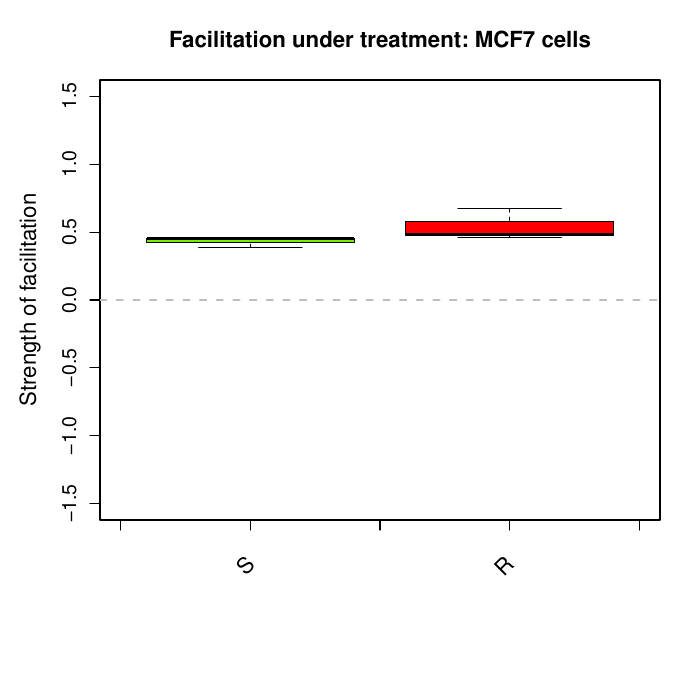

This figure's R source:
# Need to merge on the null
# Ran mcf7figs.R to create facilS and facilR. And mcf7facilitation
# tmp <- subset(mcf7facilitation,ilvl1==4)
# tnms <- names(facilS)[1:10]
# facilS <- merge(facilS,tmp[,c("day","nullS")],by="day")
# facilS$logSrat <- log(facilS$cells/facilS$nullS)
# names(facilS) <- c(tnms,"null","lograt")
# facilR <- merge(facilR,tmp[,c("day","nullR")],by="day")
# facilR$logRrat <- log(facilR$cells/facilR$nullR)
# names(facilR) <- c(tnms,"null","lograt")
# facilmcf7 <- rbind(facilS,facilR)
# facilmcf7$type <- factor(facilmcf7$type,levels=c("S","R"))
# names(facilmcf7)[1:2] <- names(facilmcf7)[2:1]

pdf("boxmcf7.pdf")
vyrange <- c(-1.5,1.5)
faxissize <- 1.2
flabsize <- 1.3
fnamesize <- 1.7
fmainsize <- 1.3
yfudge <- 0.3
par(mar=c(9,5,4,2))
dy <- 18
    boxplot(lograt ~ as.factor(type),subset(facilmcf7,day==dy),
        col=mcf7cols,
        ylim=vyrange,
        ylab="Strength of facilitation",
        xaxt="n",xlab="",
        cex.lab=flabsize,cex.axis=faxissize,cex.names=fnamesize)
    title(main="Facilitation under treatment: MCF7 cells",
         cex.main=fmainsize)
    abline(h=0,lwd=2,lty=2,col="gray")
    axis(1, labels = FALSE)
    labels <- names(mcf7cols)
    text(x =  seq_along(labels), y = par("usr")[3]-yfudge, srt = 45, 
         adj = 1,labels = labels, xpd = TRUE,cex=flabsize)
par(mar=c(5,5,4,2))
dev.off()

